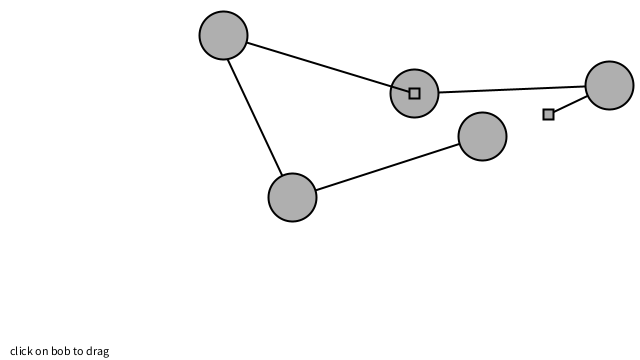
Frame 1 (no input)
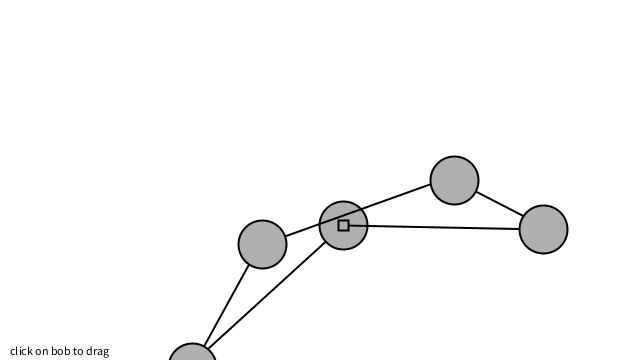
Frame 60 (the mouse pressed at the canvas centre just before this capture)
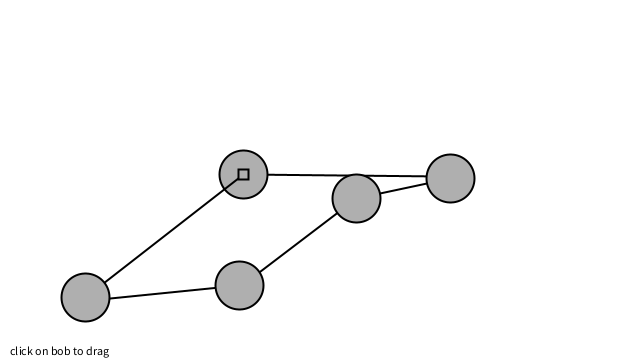
Frame 120 (the mouse held since frame 60 and released just before this capture)

The Processing sketch that drew these frames (run headless with seeded random() and noise(); from frame 60 on, the mouse is pressed at the canvas centre):

// Processing sketch: sketch_3_16_Bobs_N_Springs
// ── sketch_3_16_Bobs_N_Springs.pde
// The Nature of Code
// Daniel Shiffman
// http://natureofcode.com

int elements = 5;

// Mover object
Bob bobs[] = new Bob[elements];

// Spring object
Spring springs[] = new Spring[elements];

void setup() {
  size(640,360);
  // Create objects at starting position
  // Note third argument in Spring constructor is "rest length"
  //spring = new Spring(width/2,10,100); 
  for (int i = 0; i < elements; i++) {
    bobs[i] = new Bob(random(width), random(height));
    springs[i] = new Spring(0, 0, 100);
  }
}

void draw()  {
  background(255); 
  // Apply a gravity force to the bob
  PVector gravity = new PVector(0,2);
  for (int i = 0; i < elements; i++) {
    bobs[i].applyForce(gravity);
    // Connect the bob to the spring (this calculates the force)
    int nextBobIdx = i == elements - 1 ? 0 : i + 1;
    springs[i].anchor = bobs[nextBobIdx].position;
    springs[i].connect(bobs[i]);
    springs[i].connect(bobs[nextBobIdx]);
    // Constrain spring distance between min and max
    springs[i].constrainLength(bobs[i], 30, 200);
  }

  for (int i = 0; i < elements; i++) {
    bobs[i].checkEdges();
    // update bob
    bobs[i].update();
    // If it's being dragged
    bobs[i].drag(mouseX,mouseY);
    // draw everything
    springs[i].displayLine(bobs[i]);
    bobs[i].display();
    springs[i].display();
  }
  
  fill(0);
  text("click on bob to drag",10,height-5);
}


// For mouse interaction with bob

void mousePressed()  {
  for (int i = 0; i < elements; i++) {
    bobs[i].clicked(mouseX,mouseY);
  }
}

void mouseReleased()  {
  for (int i = 0; i < elements; i++) {
    bobs[i].stopDragging(); 
  }
}
// ── Mover.pde
// The Nature of Code
// Daniel Shiffman
// http://natureofcode.com

// Bob class, just like our regular Mover (position, velocity, acceleration, mass)

class Bob { 
  PVector position;
  PVector velocity;
  PVector acceleration;
  float mass = 24;
  
  // Arbitrary damping to simulate friction / drag 
  float damping = 0.98;

  // For mouse interaction
  PVector dragOffset;
  boolean dragging = false;

  // Constructor
  Bob(float x, float y) {
    position = new PVector(x,y);
    velocity = new PVector();
    acceleration = new PVector();
    dragOffset = new PVector();
  } 

  // Standard Euler integration
  void update() { 
    velocity.add(acceleration);
    velocity.mult(damping);
    position.add(velocity);
    acceleration.mult(0);
  }

  // Newton's law: F = M * A
  void applyForce(PVector force) {
    PVector f = force.get();
    f.div(mass);
    acceleration.add(f);
  }


  // Draw the bob
  void display() { 
    stroke(0);
    strokeWeight(2);
    fill(175);
    if (dragging) {
      fill(50);
    }
    ellipse(position.x,position.y,mass*2,mass*2);
  } 

  // The methods below are for mouse interaction

  // This checks to see if we clicked on the mover
  void clicked(int mx, int my) {
    float d = dist(mx,my,position.x,position.y);
    if (d < mass) {
      dragging = true;
      dragOffset.x = position.x-mx;
      dragOffset.y = position.y-my;
    }
  }

  void stopDragging() {
    dragging = false;
  }

  void drag(int mx, int my) {
    if (dragging) {
      position.x = mx + dragOffset.x;
      position.y = my + dragOffset.y;
    }
  }
  
  void checkEdges() {
    if (position.x < 0 || position.x > width)  {
      velocity.x *= -2;
    }
    
    if (position.y < 0 || position.y > height) {
      velocity.y *= -2;
    }
  }
}
// ── Spring.pde
// Nature of Code 2011
// Daniel Shiffman
// Chapter 3: Oscillation

// Class to describe an anchor point that can connect to "Bob" objects via a spring
// Thank you: http://www.myphysicslab.com/spring2d.html

class Spring { 

  // position
  PVector anchor;

  // Rest length and spring constant
  float len;
  float k = 0.2;

  // Constructor
  Spring(float x, float y, int l) {
    anchor = new PVector(x, y);
    len = l;
  } 

  // Calculate spring force
  void connect(Bob b) {
    // Vector pointing from anchor to bob position
    PVector force = PVector.sub(b.position, anchor);
    // What is distance
    float d = force.mag();
    // Stretch is difference between current distance and rest length
    float stretch = d - len;

    // Calculate force according to Hooke's Law
    // F = k * stretch
    force.normalize();
    force.mult(-1 * k * stretch);
    b.applyForce(force);
  }

  // Constrain the distance between bob and anchor between min and max
  void constrainLength(Bob b, float minlen, float maxlen) {
    PVector dir = PVector.sub(b.position, anchor);
    float d = dir.mag();
    // Is it too short?
    if (d < minlen) {
      dir.normalize();
      dir.mult(minlen);
      // Reset position and stop from moving (not realistic physics)
      b.position = PVector.add(anchor, dir);
      b.velocity.mult(0);
      // Is it too long?
    } 
    else if (d > maxlen) {
      dir.normalize();
      dir.mult(maxlen);
      // Reset position and stop from moving (not realistic physics)
      b.position = PVector.add(anchor, dir);
      b.velocity.mult(0);
    }
  }

  void display() { 
    stroke(0);
    fill(175);
    strokeWeight(2);
    rectMode(CENTER);
    rect(anchor.x, anchor.y, 10, 10);
  }

  void displayLine(Bob b) {
    strokeWeight(2);
    stroke(0);
    line(b.position.x, b.position.y, anchor.x, anchor.y);
  }
}
